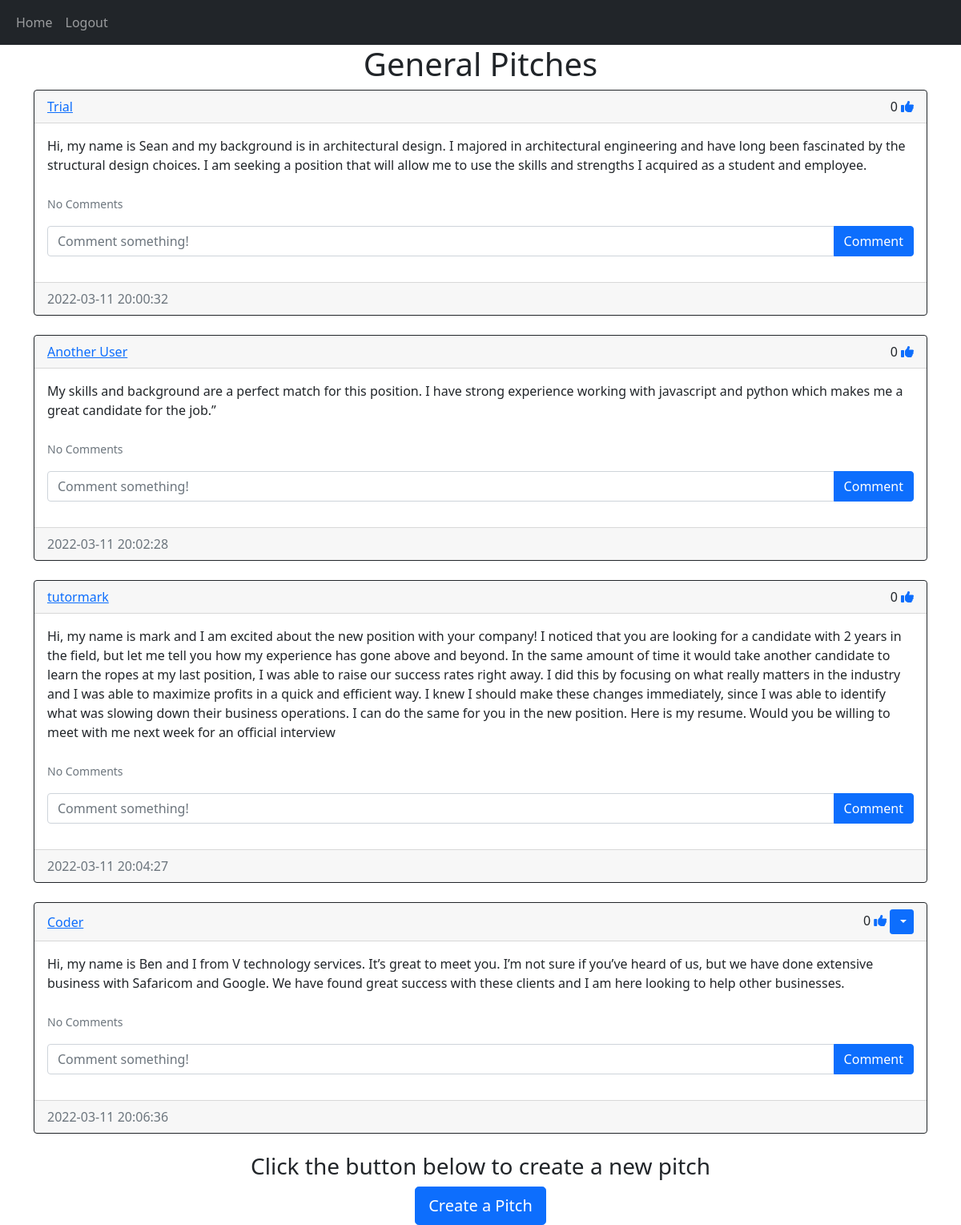
/home (signed in), run on the app's committed database.
### website/models.py (models this page shows)
class Pitch(db.Model):
    id=db.Column(db.Integer,primary_key=True)
    text=db.Column(db.Text,nullable=False)
    date_created=db.Column(db.DateTime(timezone=True),default=func.now())
    author =db.Column(db.Integer,db.ForeignKey('user.id',ondelete='CASCADE'),nullable=False)
    comments = db.relationship('Comment', backref='pitch', passive_deletes=True)
    likes = db.relationship('Like', backref='pitch', passive_deletes=True)

class User(db.Model,UserMixin): #Inherits from db model and userMixin
    id=db.Column(db.Integer,primary_key=True)
    email=db.Column(db.String(150),unique=True) #prevent users with duplicate emails
    username=db.Column(db.String(150),unique=True)
    password=db.Column(db.String(150))
    date_created=db.Column(db.DateTime(timezone=True),default=func.now()) #if nothing is passed,by default the column will be filled by the current time
    pitches=db.relationship('Pitch', backref='user',passive_deletes=True)# backref to allow access to user model
    comments = db.relationship('Comment', backref='user', passive_deletes=True)
    likes = db.relationship('Like', backref='user', passive_deletes=True)

### website/views.py (the view)
@views.route("/")
@views.route("/home")
@login_required
def home():
    pitches=Pitch.query.all()
    return render_template("home.html", user=current_user,pitches=pitches)

### website/__init__.py (called while the page is built)
def create_app():
    app = Flask(__name__)
    app.config['SECRET_KEY'] = "helloworld"
    app.config['SQLALCHEMY_DATABASE_URI'] = f'sqlite:///{DB_NAME}'
    db.init_app(app)
    from .views import views
    from .auth import auth
    app.register_blueprint(views, url_prefix="/")
    app.register_blueprint(auth, url_prefix="/")
    from .models import User,Like,Pitch,Comment
    create_database(app)
    login_manager = LoginManager()
    login_manager.login_view = "auth.login"
    login_manager.init_app(app)
    @login_manager.user_loader
    def load_user(id):
        return User.query.get(int(id))
    return app

### website/templates/home.html (shortened to what this page needs)
{% extends "pitch_div.html" %}

### website/templates/pitch_div.html (shortened to what this page needs)
{% extends "base.html" %}
{% block content %}
<h1 align="center" > {%  block header %} General  Pitches {% endblock %} </h1>
<div id="pitches">
{% for pitch in pitches %}
<div class="card border-dark">
   <div class="card-header d-flex justify-content-between align-items-center">
<a href="/pitches/{{pitch.user.username}}">{{pitch.user.username}}</a>
<div>
    {{pitch.likes|length}}
    {%  if true%}
    {%set icon_class="fas fa-thumbs-up"%}
    {%  else%}
    {%set icon_class="far fa-thumbs-up"%}
    {%  endif %}
    <a href="#"><i class="{{icon_class}}"></i></a>
    {% if user.id == pitch.author %}
<div class="btn-group">
<button type="button" class="btn btn-sm btn-primary dropdown-toggle" data-bs-toggle="dropdown">
</button>
</div>
{% endif %}
</div>
   </div>
<div class="card-body">
    <div class="card-text">
        {{pitch.text}}
</div>
<br>
  <p class="card-text">
    {% if pitch.comments|length > 0 %}
    <a data-bs-toggle="collapse" href="#comments-{{pitch.id}}" role="button">
      <small>View {{pitch.comments|length}} Comments</small>
    </a>
    {% else %}
    <small class="text-muted">No Comments</small>
    {% endif %}
  </p>
<form class="input-group mb-3"method="POST"action="/create-comment/{{pitch.id}}">
<input
  type="text" id="text"name="text"class="form-control"placeholder="Comment something!"/>
<button type="submit" class="btn btn-primary">Comment</button>
</form>
</div>
<div class="card-footer text-muted">
    {{pitch.date_created}}
</div>
</div>
<br >{% endfor %}
</div>
 {% block footer %}
<div align="center">
  <h3> Click the button below to create a new pitch</h3>
<a href="/create-pitch">  <button class="btn btn-primary btn-lg" type="button"> Create a Pitch</button>  </a>
</div>
{% endblock %}
{% endblock %}

### data on the page
Pitch: user.username "Trial", likes|length "0", text "Hi, my name is Sean and my background is in architectural design. I majored in architectural engineering and have long been fascinated by the structural design choices. I am seeking a position that will allow me to use the skills and strengths I acquired as a student and employee.", date_created "2022-03-11 20:00:32"
Pitch: user.username "Another User", likes|length "0", text "My skills and background are a perfect match for this position. I have strong experience working with javascript and python which makes me a great candidate for the job.”", date_created "2022-03-11 20:02:28"
Pitch: user.username "tutormark", likes|length "0", text "Hi, my name is mark and I am excited about the new position with your company! I noticed that you are looking for a candidate with 2 years in the field, but let me tell you how my experience has gone above and beyond. In the same amount of time it would take another candidate to learn the ropes at my last position, I was able to raise our success rates right away. I did this by focusing on what really matters in the industry and I was able to maximize profits in a quick and efficient way. I knew I should make these changes immediately, since I was able to identify what was slowing down their business operations. I can do the same for you in the new position. Here is my resume. Would you be…", date_created "2022-03-11 20:04:27"
Pitch: user.username "Coder", likes|length "0", text "Hi, my name is Ben and I from V technology services. It’s great to meet you. I’m not sure if you’ve heard of us, but we have done extensive business with Safaricom and Google. We have found great success with these clients and I am here looking to help other businesses.", date_created "2022-03-11 20:06:36"
